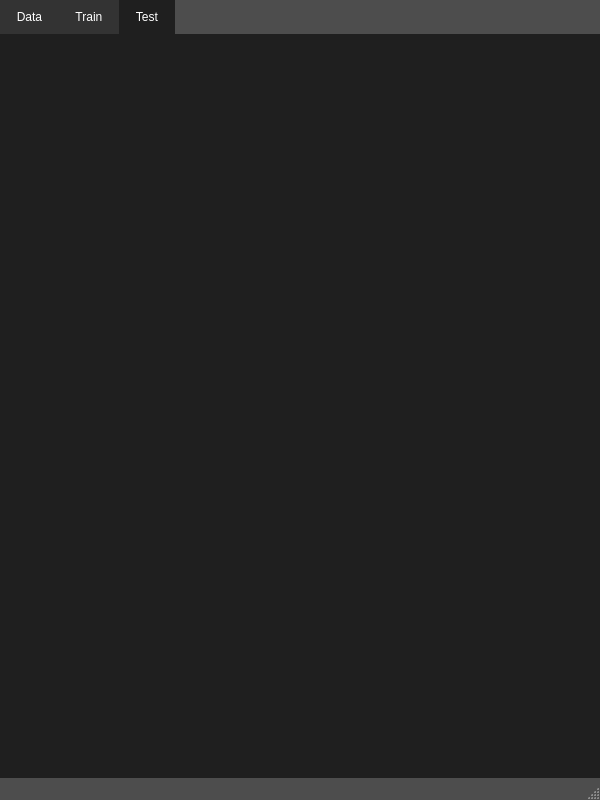
<?xml version="1.0" encoding="UTF-8"?>
<ui version="4.0">
 <class>MainWindow</class>
 <widget class="QMainWindow" name="MainWindow">
  <property name="geometry">
   <rect>
    <x>0</x>
    <y>0</y>
    <width>600</width>
    <height>800</height>
   </rect>
  </property>
  <property name="minimumSize">
   <size>
    <width>600</width>
    <height>800</height>
   </size>
  </property>
  <property name="palette">
   <palette>
    <active>
     <colorrole role="Base">
      <brush brushstyle="SolidPattern">
       <color alpha="255">
        <red>255</red>
        <green>255</green>
        <blue>255</blue>
       </color>
      </brush>
     </colorrole>
     <colorrole role="Window">
      <brush brushstyle="SolidPattern">
       <color alpha="255">
        <red>77</red>
        <green>77</green>
        <blue>77</blue>
       </color>
      </brush>
     </colorrole>
    </active>
    <inactive>
     <colorrole role="Base">
      <brush brushstyle="SolidPattern">
       <color alpha="255">
        <red>255</red>
        <green>255</green>
        <blue>255</blue>
       </color>
      </brush>
     </colorrole>
     <colorrole role="Window">
      <brush brushstyle="SolidPattern">
       <color alpha="255">
        <red>77</red>
        <green>77</green>
        <blue>77</blue>
       </color>
      </brush>
     </colorrole>
    </inactive>
    <disabled>
     <colorrole role="Base">
      <brush brushstyle="SolidPattern">
       <color alpha="255">
        <red>77</red>
        <green>77</green>
        <blue>77</blue>
       </color>
      </brush>
     </colorrole>
     <colorrole role="Window">
      <brush brushstyle="SolidPattern">
       <color alpha="255">
        <red>77</red>
        <green>77</green>
        <blue>77</blue>
       </color>
      </brush>
     </colorrole>
    </disabled>
   </palette>
  </property>
  <property name="windowTitle">
   <string>ASL TRAINER</string>
  </property>
  <widget class="QWidget" name="centralwidget">
   <widget class="QTabWidget" name="tabWidget">
    <property name="geometry">
     <rect>
      <x>0</x>
      <y>0</y>
      <width>600</width>
      <height>800</height>
     </rect>
    </property>
    <property name="minimumSize">
     <size>
      <width>600</width>
      <height>800</height>
     </size>
    </property>
    <property name="maximumSize">
     <size>
      <width>600</width>
      <height>800</height>
     </size>
    </property>
    <property name="palette">
     <palette>
      <active>
       <colorrole role="Button">
        <brush brushstyle="SolidPattern">
         <color alpha="255">
          <red>31</red>
          <green>31</green>
          <blue>31</blue>
         </color>
        </brush>
       </colorrole>
       <colorrole role="Light">
        <brush brushstyle="SolidPattern">
         <color alpha="255">
          <red>31</red>
          <green>31</green>
          <blue>31</blue>
         </color>
        </brush>
       </colorrole>
       <colorrole role="Base">
        <brush brushstyle="SolidPattern">
         <color alpha="255">
          <red>31</red>
          <green>31</green>
          <blue>31</blue>
         </color>
        </brush>
       </colorrole>
       <colorrole role="HighlightedText">
        <brush brushstyle="SolidPattern">
         <color alpha="255">
          <red>31</red>
          <green>31</green>
          <blue>31</blue>
         </color>
        </brush>
       </colorrole>
       <colorrole role="AlternateBase">
        <brush brushstyle="SolidPattern">
         <color alpha="255">
          <red>31</red>
          <green>31</green>
          <blue>31</blue>
         </color>
        </brush>
       </colorrole>
      </active>
      <inactive>
       <colorrole role="Button">
        <brush brushstyle="SolidPattern">
         <color alpha="255">
          <red>31</red>
          <green>31</green>
          <blue>31</blue>
         </color>
        </brush>
       </colorrole>
       <colorrole role="Light">
        <brush brushstyle="SolidPattern">
         <color alpha="255">
          <red>31</red>
          <green>31</green>
          <blue>31</blue>
         </color>
        </brush>
       </colorrole>
       <colorrole role="Base">
        <brush brushstyle="SolidPattern">
         <color alpha="255">
          <red>31</red>
          <green>31</green>
          <blue>31</blue>
         </color>
        </brush>
       </colorrole>
       <colorrole role="HighlightedText">
        <brush brushstyle="SolidPattern">
         <color alpha="255">
          <red>31</red>
          <green>31</green>
          <blue>31</blue>
         </color>
        </brush>
       </colorrole>
       <colorrole role="AlternateBase">
        <brush brushstyle="SolidPattern">
         <color alpha="255">
          <red>31</red>
          <green>31</green>
          <blue>31</blue>
         </color>
        </brush>
       </colorrole>
      </inactive>
      <disabled>
       <colorrole role="Button">
        <brush brushstyle="SolidPattern">
         <color alpha="255">
          <red>31</red>
          <green>31</green>
          <blue>31</blue>
         </color>
        </brush>
       </colorrole>
       <colorrole role="Light">
        <brush brushstyle="SolidPattern">
         <color alpha="255">
          <red>31</red>
          <green>31</green>
          <blue>31</blue>
         </color>
        </brush>
       </colorrole>
       <colorrole role="Base">
        <brush brushstyle="SolidPattern">
         <color alpha="255">
          <red>84</red>
          <green>84</green>
          <blue>84</blue>
         </color>
        </brush>
       </colorrole>
       <colorrole role="HighlightedText">
        <brush brushstyle="SolidPattern">
         <color alpha="255">
          <red>31</red>
          <green>31</green>
          <blue>31</blue>
         </color>
        </brush>
       </colorrole>
       <colorrole role="AlternateBase">
        <brush brushstyle="SolidPattern">
         <color alpha="255">
          <red>31</red>
          <green>31</green>
          <blue>31</blue>
         </color>
        </brush>
       </colorrole>
      </disabled>
     </palette>
    </property>
    <property name="autoFillBackground">
     <bool>false</bool>
    </property>
    <property name="styleSheet">
     <string notr="true">QTabWidget::pane {
    border: 1px solid #1F1F1F;
    background: #1F1F1F; /* Background color of the tab widget */
}

QTabBar::tab {
    background: #333333; /* Background color of each tab */
    color: #ffffff; /* Text color of each tab */
    padding: 10px;
}

QTabBar::tab:selected {
    background: #1F1F1F; /* Background color of the selected tab */
    color: #FFFFFF; /* Text color of the selected tab */
}</string>
    </property>
    <property name="tabShape">
     <enum>QTabWidget::Rounded</enum>
    </property>
    <property name="currentIndex">
     <number>2</number>
    </property>
    <property name="documentMode">
     <bool>false</bool>
    </property>
    <widget class="QWidget" name="load">
     <attribute name="title">
      <string>  Data  </string>
     </attribute>
     <widget class="QWidget" name="gridLayoutWidget">
      <property name="geometry">
       <rect>
        <x>33</x>
        <y>21</y>
        <width>542</width>
        <height>701</height>
       </rect>
      </property>
      <layout class="QGridLayout" name="gridLayout">
       <item row="1" column="0">
        <widget class="QFrame" name="photo_frame">
         <property name="frameShape">
          <enum>QFrame::NoFrame</enum>
         </property>
         <property name="frameShadow">
          <enum>QFrame::Plain</enum>
         </property>
         <layout class="QHBoxLayout" name="horizontalLayout_3">
          <item>
           <widget class="QLabel" name="data_photos_label">
            <property name="minimumSize">
             <size>
              <width>400</width>
              <height>400</height>
             </size>
            </property>
            <property name="styleSheet">
             <string notr="true">QLabel {
    color: white;
}</string>
            </property>
            <property name="text">
             <string>                                                 No images uploaded</string>
            </property>
           </widget>
          </item>
          <item>
           <widget class="QScrollBar" name="data_scroll">
            <property name="styleSheet">
             <string notr="true">QScrollBar:vertical {
    background: #333333;
    width: 15px;
    margin: 22px 0 22px 0;
}

QScrollBar::handle:vertical {
    background: #545454; 
    min-height: 20px;
    border-radius: 5px;
}

QScrollBar::add-line:vertical {
    background: #333333;
    height: 20px;
    subcontrol-position: bottom;
    subcontrol-origin: margin;
}

QScrollBar::sub-line:vertical {
    background: #333333;
    height: 20px;
    subcontrol-position: top;
    subcontrol-origin: margin;
}

QScrollBar::up-arrow:vertical, QScrollBar::down-arrow:vertical {
    width: 3px;
    height: 3px;
    background: white;
}

QScrollBar::add-page:vertical, QScrollBar::sub-page:vertical {
    background: none;
}</string>
            </property>
            <property name="orientation">
             <enum>Qt::Vertical</enum>
            </property>
           </widget>
          </item>
         </layout>
        </widget>
       </item>
       <item row="0" column="0">
        <widget class="QFrame" name="button_frame">
         <property name="maximumSize">
          <size>
           <width>600</width>
           <height>80</height>
          </size>
         </property>
         <property name="frameShape">
          <enum>QFrame::NoFrame</enum>
         </property>
         <property name="frameShadow">
          <enum>QFrame::Plain</enum>
         </property>
         <layout class="QHBoxLayout" name="horizontalLayout_2">
          <item>
           <spacer name="button_spacer_left">
            <property name="orientation">
             <enum>Qt::Horizontal</enum>
            </property>
            <property name="sizeHint" stdset="0">
             <size>
              <width>40</width>
              <height>20</height>
             </size>
            </property>
           </spacer>
          </item>
          <item>
           <widget class="QPushButton" name="data_file_button">
            <property name="minimumSize">
             <size>
              <width>120</width>
              <height>40</height>
             </size>
            </property>
            <property name="baseSize">
             <size>
              <width>120</width>
              <height>40</height>
             </size>
            </property>
            <property name="palette">
             <palette>
              <active>
               <colorrole role="WindowText">
                <brush brushstyle="SolidPattern">
                 <color alpha="255">
                  <red>255</red>
                  <green>255</green>
                  <blue>255</blue>
                 </color>
                </brush>
               </colorrole>
               <colorrole role="Button">
                <brush brushstyle="SolidPattern">
                 <color alpha="255">
                  <red>52</red>
                  <green>92</green>
                  <blue>193</blue>
                 </color>
                </brush>
               </colorrole>
               <colorrole role="Text">
                <brush brushstyle="SolidPattern">
                 <color alpha="255">
                  <red>255</red>
                  <green>255</green>
                  <blue>255</blue>
                 </color>
                </brush>
               </colorrole>
               <colorrole role="ButtonText">
                <brush brushstyle="SolidPattern">
                 <color alpha="255">
                  <red>255</red>
                  <green>255</green>
                  <blue>255</blue>
                 </color>
                </brush>
               </colorrole>
               <colorrole role="Base">
                <brush brushstyle="SolidPattern">
                 <color alpha="255">
                  <red>52</red>
                  <green>92</green>
                  <blue>193</blue>
                 </color>
                </brush>
               </colorrole>
               <colorrole role="Window">
                <brush brushstyle="SolidPattern">
                 <color alpha="255">
                  <red>52</red>
                  <green>92</green>
                  <blue>193</blue>
                 </color>
                </brush>
               </colorrole>
               <colorrole role="PlaceholderText">
                <brush brushstyle="NoBrush">
                 <color alpha="128">
                  <red>255</red>
                  <green>255</green>
                  <blue>255</blue>
                 </color>
                </brush>
               </colorrole>
              </active>
              <inactive>
               <colorrole role="WindowText">
                <brush brushstyle="SolidPattern">
                 <color alpha="255">
                  <red>255</red>
                  <green>255</green>
                  <blue>255</blue>
                 </color>
                </brush>
               </colorrole>
               <colorrole role="Button">
                <brush brushstyle="SolidPattern">
                 <color alpha="255">
                  <red>52</red>
                  <green>92</green>
                  <blue>193</blue>
                 </color>
                </brush>
               </colorrole>
               <colorrole role="Text">
                <brush brushstyle="SolidPattern">
                 <color alpha="255">
                  <red>255</red>
                  <green>255</green>
                  <blue>255</blue>
                 </color>
                </brush>
               </colorrole>
               <colorrole role="ButtonText">
                <brush brushstyle="SolidPattern">
                 <color alpha="255">
                  <red>255</red>
                  <green>255</green>
                  <blue>255</blue>
                 </color>
                </brush>
               </colorrole>
               <colorrole role="Base">
                <brush brushstyle="SolidPattern">
                 <color alpha="255">
                  <red>52</red>
                  <green>92</green>
                  <blue>193</blue>
                 </color>
                </brush>
               </colorrole>
               <colorrole role="Window">
                <brush brushstyle="SolidPattern">
                 <color alpha="255">
                  <red>52</red>
                  <green>92</green>
                  <blue>193</blue>
                 </color>
                </brush>
               </colorrole>
               <colorrole role="PlaceholderText">
                <brush brushstyle="NoBrush">
                 <color alpha="128">
                  <red>255</red>
                  <green>255</green>
                  <blue>255</blue>
                 </color>
                </brush>
               </colorrole>
              </inactive>
              <disabled>
               <colorrole role="WindowText">
                <brush brushstyle="SolidPattern">
                 <color alpha="255">
                  <red>255</red>
                  <green>255</green>
                  <blue>255</blue>
                 </color>
                </brush>
               </colorrole>
               <colorrole role="Button">
                <brush brushstyle="SolidPattern">
                 <color alpha="255">
                  <red>52</red>
                  <green>92</green>
                  <blue>193</blue>
                 </color>
                </brush>
               </colorrole>
               <colorrole role="Text">
                <brush brushstyle="SolidPattern">
                 <color alpha="255">
                  <red>255</red>
                  <green>255</green>
                  <blue>255</blue>
                 </color>
                </brush>
               </colorrole>
               <colorrole role="ButtonText">
                <brush brushstyle="SolidPattern">
                 <color alpha="255">
                  <red>255</red>
                  <green>255</green>
                  <blue>255</blue>
                 </color>
                </brush>
               </colorrole>
               <colorrole role="Base">
                <brush brushstyle="SolidPattern">
                 <color alpha="255">
                  <red>52</red>
                  <green>92</green>
                  <blue>193</blue>
                 </color>
                </brush>
               </colorrole>
               <colorrole role="Window">
                <brush brushstyle="SolidPattern">
                 <color alpha="255">
                  <red>52</red>
                  <green>92</green>
                  <blue>193</blue>
                 </color>
                </brush>
               </colorrole>
               <colorrole role="PlaceholderText">
                <brush brushstyle="NoBrush">
                 <color alpha="128">
                  <red>255</red>
                  <green>255</green>
                  <blue>255</blue>
                 </color>
                </brush>
               </colorrole>
              </disabled>
             </palette>
            </property>
            <property name="styleSheet">
             <string notr="true">QPushButton {
    background-color: #345CC1;
    color: white; /* Set text color to white for better contrast */
    border: none;
    padding: 8px 16px; /* Optional: Add some padding for better appearance */
}

QPushButton:hover {
    background-color: #2A4BA0; /* Optional: Slightly darker color on hover */
}

QPushButton:pressed {
    background-color: #1E3C8C; /* Optional: Even darker color when pressed */
}</string>
            </property>
            <property name="text">
             <string>Upload Images</string>
            </property>
           </widget>
          </item>
          <item>
           <spacer name="button_spacer_right">
            <property name="orientation">
             <enum>Qt::Horizontal</enum>
            </property>
            <property name="sizeHint" stdset="0">
             <size>
              <width>192</width>
              <height>20</height>
             </size>
            </property>
           </spacer>
          </item>
         </layout>
        </widget>
       </item>
      </layout>
     </widget>
    </widget>
    <widget class="QWidget" name="train">
     <attribute name="title">
      <string>  Train  </string>
     </attribute>
     <widget class="QFrame" name="options_frame">
      <property name="geometry">
       <rect>
        <x>30</x>
        <y>260</y>
        <width>531</width>
        <height>451</height>
       </rect>
      </property>
      <property name="styleSheet">
       <string notr="true">QFrame {
    background-color: #333333;
}</string>
      </property>
      <property name="frameShape">
       <enum>QFrame::Panel</enum>
      </property>
      <property name="frameShadow">
       <enum>QFrame::Plain</enum>
      </property>
      <layout class="QGridLayout" name="gridLayout_2">
       <item row="7" column="1">
        <widget class="QSpinBox" name="train_batch">
         <property name="maximum">
          <number>500</number>
         </property>
         <property name="singleStep">
          <number>10</number>
         </property>
        </widget>
       </item>
       <item row="8" column="1">
        <widget class="QLabel" name="train_batch_label">
         <property name="styleSheet">
          <string notr="true">QLabel {
    color: white;
}</string>
         </property>
         <property name="text">
          <string>0                                                250                                            500</string>
         </property>
        </widget>
       </item>
       <item row="11" column="1">
        <spacer name="verticalSpacer_2">
         <property name="orientation">
          <enum>Qt::Vertical</enum>
         </property>
         <property name="sizeType">
          <enum>QSizePolicy::Minimum</enum>
         </property>
         <property name="sizeHint" stdset="0">
          <size>
           <width>20</width>
           <height>20</height>
          </size>
         </property>
        </spacer>
       </item>
       <item row="1" column="1">
        <widget class="QSlider" name="train_slider">
         <property name="styleSheet">
          <string notr="true">QSlider::groove:horizontal {
    height: 4px;
    background: #F0F0F0;
    margin: 2px 0;
    border-radius: 4px;
}

QSlider::handle:horizontal {
    background: #345CC1;
    width: 24px;
    height: 18px;
    margin: -5px 0; /* handle is placed by default on the contents rect of the groove, margin is for collision */
}

QSlider::handle:horizontal:hover {
    background: #2A4BA0;
}

QSlider::handle:horizontal:pressed {
    background: #1E3C8C;
}</string>
         </property>
         <property name="maximum">
          <number>99</number>
         </property>
         <property name="orientation">
          <enum>Qt::Horizontal</enum>
         </property>
        </widget>
       </item>
       <item row="4" column="1">
        <widget class="QSpinBox" name="train_epoch">
         <property name="maximum">
          <number>200</number>
         </property>
         <property name="singleStep">
          <number>10</number>
         </property>
        </widget>
       </item>
       <item row="1" column="0">
        <spacer name="horizontalSpacer_l">
         <property name="orientation">
          <enum>Qt::Horizontal</enum>
         </property>
         <property name="sizeType">
          <enum>QSizePolicy::Fixed</enum>
         </property>
         <property name="sizeHint" stdset="0">
          <size>
           <width>40</width>
           <height>20</height>
          </size>
         </property>
        </spacer>
       </item>
       <item row="10" column="1">
        <widget class="QPushButton" name="train_start_button">
         <property name="minimumSize">
          <size>
           <width>0</width>
           <height>60</height>
          </size>
         </property>
         <property name="maximumSize">
          <size>
           <width>16777215</width>
           <height>60</height>
          </size>
         </property>
         <property name="styleSheet">
          <string notr="true">QPushButton {
    background-color: #345CC1;
    color: white; /* Set text color to white for better contrast */
    border: none;
    padding: 8px 16px; /* Optional: Add some padding for better appearance */
}

QPushButton:hover {
    background-color: #2A4BA0; /* Optional: Slightly darker color on hover */
}

QPushButton:pressed {
    background-color: #1E3C8C; /* Optional: Even darker color when pressed */
}
</string>
         </property>
         <property name="text">
          <string>Start Training</string>
         </property>
        </widget>
       </item>
       <item row="5" column="1">
        <widget class="QLabel" name="epoch_label">
         <property name="styleSheet">
          <string notr="true">QLabel {
    color: white;
}</string>
         </property>
         <property name="text">
          <string>0                                                100                                            200</string>
         </property>
        </widget>
       </item>
       <item row="1" column="2">
        <spacer name="horizontalSpacer_r">
         <property name="orientation">
          <enum>Qt::Horizontal</enum>
         </property>
         <property name="sizeType">
          <enum>QSizePolicy::Fixed</enum>
         </property>
         <property name="sizeHint" stdset="0">
          <size>
           <width>40</width>
           <height>20</height>
          </size>
         </property>
        </spacer>
       </item>
       <item row="9" column="1">
        <spacer name="verticalSpacer_3">
         <property name="orientation">
          <enum>Qt::Vertical</enum>
         </property>
         <property name="sizeType">
          <enum>QSizePolicy::Fixed</enum>
         </property>
         <property name="sizeHint" stdset="0">
          <size>
           <width>20</width>
           <height>40</height>
          </size>
         </property>
        </spacer>
       </item>
       <item row="6" column="1">
        <widget class="QLabel" name="train_batch_title">
         <property name="minimumSize">
          <size>
           <width>0</width>
           <height>50</height>
          </size>
         </property>
         <property name="maximumSize">
          <size>
           <width>16777215</width>
           <height>30</height>
          </size>
         </property>
         <property name="styleSheet">
          <string notr="true">QLabel {
    color: white;
	font-weight: bold;
}</string>
         </property>
         <property name="text">
          <string>Batch Size</string>
         </property>
        </widget>
       </item>
       <item row="3" column="1">
        <widget class="QLabel" name="train_epoch_title">
         <property name="minimumSize">
          <size>
           <width>0</width>
           <height>50</height>
          </size>
         </property>
         <property name="maximumSize">
          <size>
           <width>16777215</width>
           <height>30</height>
          </size>
         </property>
         <property name="styleSheet">
          <string notr="true">QLabel {
    color: white;
	font-weight: bold;
}</string>
         </property>
         <property name="text">
          <string>Epochs</string>
         </property>
        </widget>
       </item>
       <item row="0" column="1">
        <widget class="QLabel" name="train_ratio_title">
         <property name="minimumSize">
          <size>
           <width>0</width>
           <height>40</height>
          </size>
         </property>
         <property name="maximumSize">
          <size>
           <width>16777215</width>
           <height>30</height>
          </size>
         </property>
         <property name="styleSheet">
          <string notr="true">QLabel {
    color: white;
	font-weight: bold;
}
</string>
         </property>
         <property name="text">
          <string>Train/Test Ratio</string>
         </property>
        </widget>
       </item>
       <item row="2" column="1">
        <widget class="QLabel" name="train_ratio_label">
         <property name="styleSheet">
          <string notr="true">QLabel {
    color: white;
}</string>
         </property>
         <property name="text">
          <string>0                                                 50                                              99</string>
         </property>
        </widget>
       </item>
      </layout>
     </widget>
     <widget class="QFrame" name="options_frame_2">
      <property name="geometry">
       <rect>
        <x>30</x>
        <y>50</y>
        <width>528</width>
        <height>101</height>
       </rect>
      </property>
      <property name="styleSheet">
       <string notr="true">QFrame {
    background-color: #333333;
}</string>
      </property>
      <property name="frameShape">
       <enum>QFrame::Panel</enum>
      </property>
      <property name="frameShadow">
       <enum>QFrame::Plain</enum>
      </property>
      <layout class="QGridLayout" name="gridLayout_3">
       <item row="2" column="1">
        <widget class="QComboBox" name="train_combobox">
         <property name="minimumSize">
          <size>
           <width>60</width>
           <height>30</height>
          </size>
         </property>
        </widget>
       </item>
       <item row="2" column="7">
        <spacer name="traub_select_r">
         <property name="orientation">
          <enum>Qt::Horizontal</enum>
         </property>
         <property name="sizeType">
          <enum>QSizePolicy::Fixed</enum>
         </property>
         <property name="sizeHint" stdset="0">
          <size>
           <width>40</width>
           <height>20</height>
          </size>
         </property>
        </spacer>
       </item>
       <item row="2" column="0">
        <spacer name="train_space_l">
         <property name="orientation">
          <enum>Qt::Horizontal</enum>
         </property>
         <property name="sizeType">
          <enum>QSizePolicy::Fixed</enum>
         </property>
         <property name="sizeHint" stdset="0">
          <size>
           <width>40</width>
           <height>20</height>
          </size>
         </property>
        </spacer>
       </item>
       <item row="0" column="1">
        <widget class="QLabel" name="label">
         <property name="minimumSize">
          <size>
           <width>0</width>
           <height>30</height>
          </size>
         </property>
         <property name="styleSheet">
          <string notr="true">QLabel {
    color: white;
	font-weight: bold;
}</string>
         </property>
         <property name="text">
          <string>                                           Select Model</string>
         </property>
        </widget>
       </item>
       <item row="3" column="1">
        <spacer name="verticalSpacer_7">
         <property name="orientation">
          <enum>Qt::Vertical</enum>
         </property>
         <property name="sizeType">
          <enum>QSizePolicy::Fixed</enum>
         </property>
         <property name="sizeHint" stdset="0">
          <size>
           <width>20</width>
           <height>40</height>
          </size>
         </property>
        </spacer>
       </item>
      </layout>
     </widget>
     <widget class="Line" name="line">
      <property name="geometry">
       <rect>
        <x>30</x>
        <y>230</y>
        <width>531</width>
        <height>16</height>
       </rect>
      </property>
      <property name="orientation">
       <enum>Qt::Horizontal</enum>
      </property>
     </widget>
     <widget class="Line" name="line_2">
      <property name="geometry">
       <rect>
        <x>30</x>
        <y>160</y>
        <width>531</width>
        <height>16</height>
       </rect>
      </property>
      <property name="orientation">
       <enum>Qt::Horizontal</enum>
      </property>
     </widget>
    </widget>
    <widget class="QWidget" name="test">
     <attribute name="title">
      <string>  Test  </string>
     </attribute>
     <widget class="QWidget" name="widget" native="true">
      <property name="geometry">
       <rect>
        <x>270</x>
        <y>280</y>
        <width>120</width>
        <height>80</height>
       </rect>
      </property>
     </widget>
    </widget>
   </widget>
  </widget>
  <widget class="QStatusBar" name="statusbar"/>
  <action name="actionsave">
   <property name="text">
    <string>save</string>
   </property>
   <property name="statusTip">
    <string>Save the current file</string>
   </property>
   <property name="shortcut">
    <string>Ctrl+S</string>
   </property>
  </action>
  <action name="actionopen">
   <property name="text">
    <string>open</string>
   </property>
   <property name="statusTip">
    <string>Open a file</string>
   </property>
  </action>
 </widget>
 <resources/>
 <connections/>
</ui>
